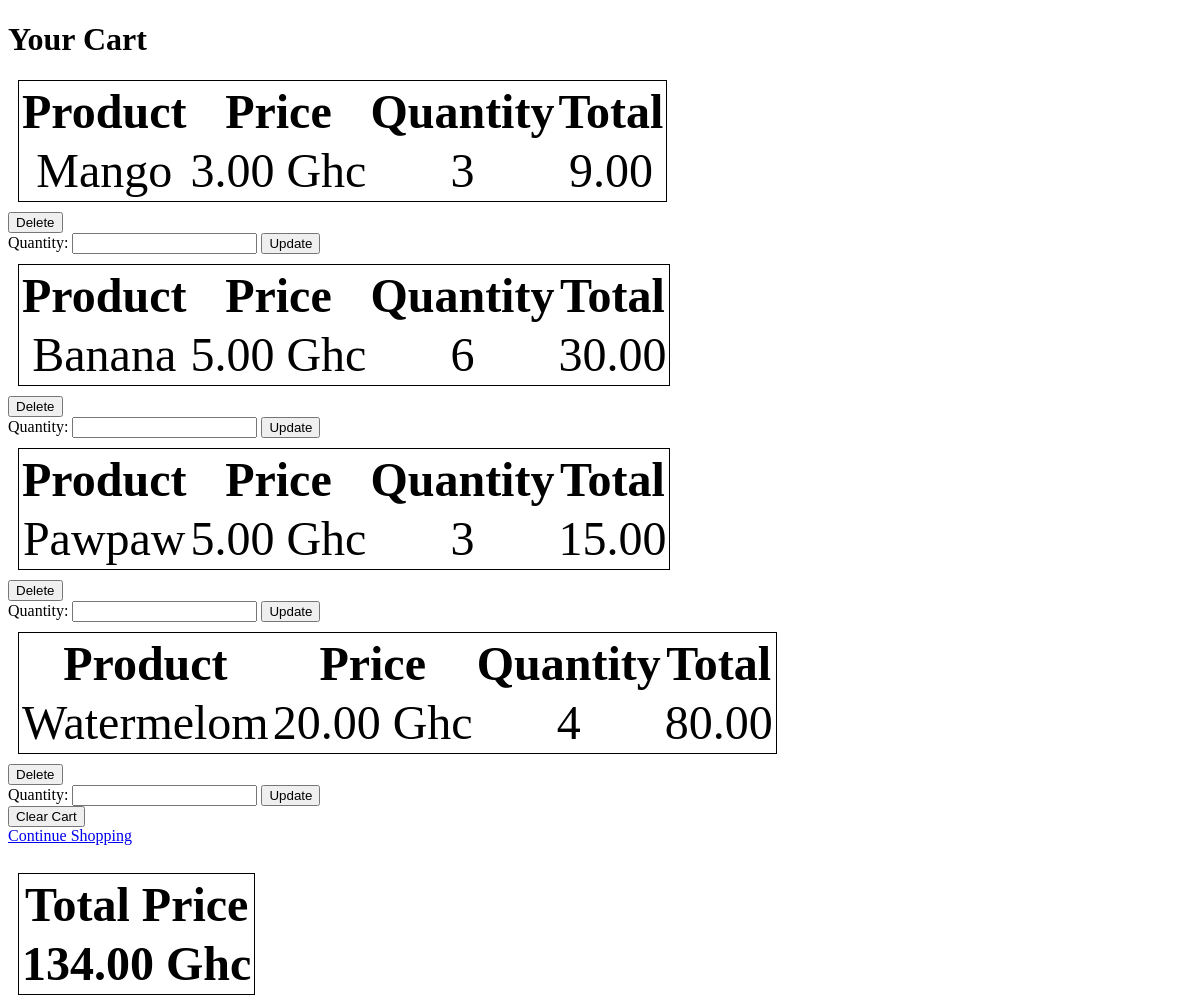
The page /cart/ (signed in) on the database as committed earlier.
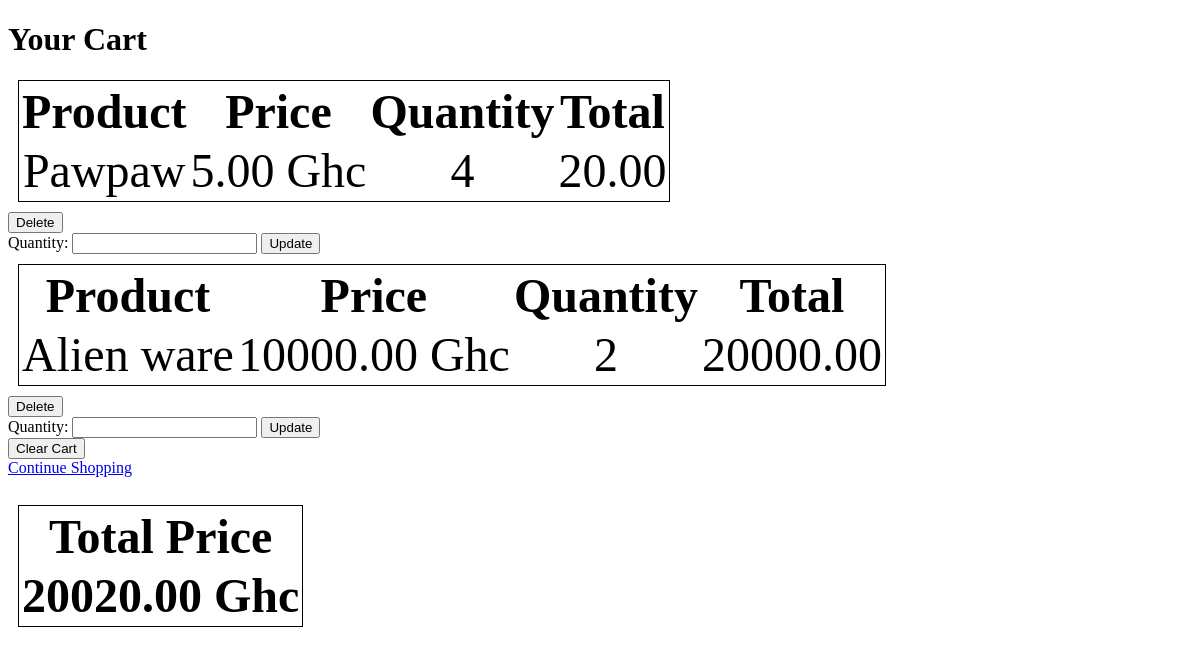
The same page on the database as committed later.
### Product/models.py (models this page shows, shortened)
class Product(models.Model):
    name = models.CharField(max_length=255)
    price = models.DecimalField(max_digits=10, decimal_places=2)
    stock = models.IntegerField()
    def __str__(self):
        return self.name

class CartItem(models.Model):
    cart = models.ForeignKey(Cart, on_delete=models.CASCADE)
    product = models.ForeignKey(Product, on_delete=models.CASCADE)
    quantity = models.PositiveIntegerField(default=1)
    price = models.DecimalField(max_digits=20, decimal_places=2)

### Product/views.py (the view)
# urls.py: path('cart/', views.cart_detail, name='cart_detail'),
def cart_detail(request):
    cart = get_object_or_404(Cart, user=request.user)
    cart_items = CartItem.objects.filter(cart=cart)
    cart_details = []
    total_price = 0
    for item in cart_items:
        item_total = item.price * item.quantity
        total_price += item_total
        cart_details.append({
            'product': item.product,
            'price': item.price,
            'quantity': item.quantity,
            'item_total': item_total,
        })
    return render(request, 'cart_detail.html', {'cart_details':cart_details, 'cart': cart, 'total_price':total_price})

### Product/templates/cart_detail.html (shortened to what this page needs)
<!DOCTYPE html>
<html lang="en">
  <head>
    <link rel="stylesheet" href="https://cdnjs.cloudflare.com/ajax/libs/font-awesome/6.5.2/css/all.min.css">
  </head>
  <body>
    <h1>Your Cart</h1>
    {% for item in cart_details %}
    <table>
      <th>Product</th>
      <th>Price</th>
      <th>Quantity</th>
      <th>Total</th>
      <tr>
        <td>{{item.product}}</td>
        <td>{{item.price}} Ghc</td>
        <td>{{item.quantity}}</td>
        <td>{{item.item_total}}</td>
      </tr>
    </table>
    <form method="post" action="{% url 'delete_from_cart' item.product.id %}">
      <button type="submit">Delete</button>
    </form>
    <form method="post" action="{% url 'edit_cart' item.product.id %}">
        <label for="quantity">Quantity:</label>
        <input type="number" id="quantity" name="quantity" value="{{ cart_item.quantity }}" min="1" required>
        <button type="submit">Update</button>
    </form>
    {% endfor %}
    <form method="post" action="{% url 'clear_cart' %}">
      <button type="submit">Clear Cart</button>
    </form>
    <a href="{% url 'index' %}">Continue Shopping</a><br><br>
 <table>
    <th>Total Price</th>
<tr>
  <td><strong>{{ total_price }} Ghc</strong></td>
</tr>
 </table>
  </body>
</html>

Rows that differ between the two databases and show on the page:
no longer on this page (row unchanged): Product: product "Mango", price "3.00", quantity "3", item_total "9.00"
no longer on this page (row unchanged): Product: product "Banana", price "5.00", quantity "6", item_total "30.00"
no longer on this page (row unchanged): Product: product "Watermelom", price "20.00", quantity "4", item_total "80.00"
computed for Product "Pawpaw": quantity "3" → "4"; item_total "15.00" → "20.00"
added Product: product "Alien ware", price "10000.00", quantity "2", item_total "20000.00"
Other text that changed with them:
{{ total_price }}: "134.00" → "20020.00"
